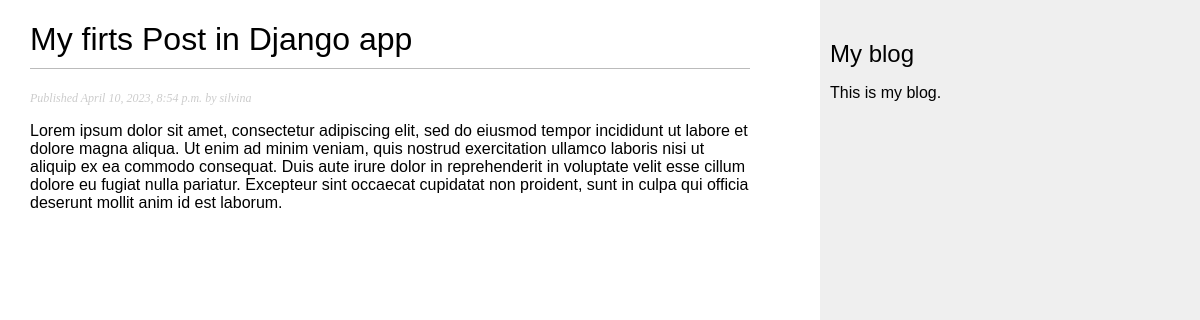
Page /blog/1/ on the committed database.
### blog/models.py (models this page shows, shortened)
class Post(models.Model):
    class Status(models.TextChoices):
        DRAFT = 'DF', 'Draft'
        PUBLISHED = 'PB', 'Published'
    title = models.CharField(max_length=250)
    slug = models.SlugField(max_length=250)
    author = models.ForeignKey(
        User,
        on_delete=models.CASCADE,
        related_name='blog_posts',
        default=1
    )
    body = models.TextField()
    publish = models.DateTimeField(default=timezone.now)
    created = models.DateTimeField(auto_now_add=True)
    updated = models.DateTimeField(auto_now=True)
    status = models.CharField(max_length=2,
                              choices=Status.choices,
                              default=Status.DRAFT)
    objects = models.Manager() # The default manager.
    published = PublishedManager() # Our custom manager.
    class Meta:
        ordering = ['-publish']
        indexes = [
            models.Index(fields=['-publish']),
        ]

### blog/views.py (the view)
# urls.py: path('<int:id>/', views.post_detail, name='post_detail'),
def post_detail(request, id):
    post = get_object_or_404(Post,
                             id=id,
                             status=Post.Status.PUBLISHED)
    return render(request,
                  'blog/post/detail.html',
                  {'post': post})

### blog/templates/blog/post/detail.html (shortened to what this page needs)
{% extends "blog/base.html" %}
{% block content %}
  <h1>{{ post.title }}</h1>
  <p class="date">
    Published {{ post.publish }} by {{ post.author }}
  </p>
  {{ post.body|linebreaks }}
{% endblock %}

### blog/static/blog.css (style rules this page uses)
body { margin:0; padding:0; font-family:helvetica, sans-serif; }
h1 { font-weight:normal; border-bottom:1px solid #bbb; padding:0 0 10px 0; }
p.date { color:#ccc; font-family: georgia, serif; font-size: 12px; font-style: italic; }

### rows in the picture
Post: title "My firts Post in Django app", publish "April 10, 2023, 8:54 p.m.", author "silvina", body "Lorem ipsum dolor sit amet, consectetur adipiscing elit, sed do eiusmod tempor incididunt ut labore et dolore magna aliqua. Ut enim ad minim veniam, quis nostrud exercitation ullamco laboris nisi ut aliquip ex ea commodo consequat. Duis aute irure dolor in reprehenderit in voluptate velit esse cillum dolore eu fugiat nulla pariatur. Excepteur sint occaecat cupidatat non proident, sunt in culpa qui officia deserunt mollit anim id est laborum."
